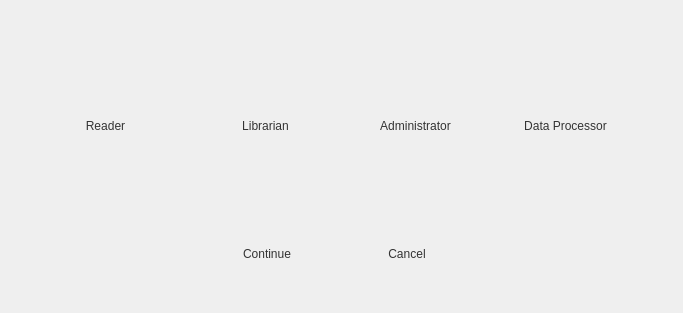
<?xml version="1.0" encoding="UTF-8"?>
<ui version="4.0">
 <class>SwitchRole</class>
 <widget class="QDialog" name="SwitchRole">
  <property name="geometry">
   <rect>
    <x>0</x>
    <y>0</y>
    <width>683</width>
    <height>313</height>
   </rect>
  </property>
  <property name="windowTitle">
   <string>Dialog</string>
  </property>
  <property name="styleSheet">
   <string notr="true">QPushButton {
	
color: #333;
border: 0;
border-radius: 11px;
padding: 5px;
background: qradialgradient(cx: 0.3, cy: -0.4,
fx: 0.3, fy: -0.4,
radius: 1.35, stop: 0 #fff, stop: 1 #888);
min-width: 80px;
background-color: rgba(255, 255, 255, .5);
}

QPushButton:hover {
background: qradialgradient(cx: 0.3, cy: -0.4,
fx: 0.3, fy: -0.4,
radius: 1.35, stop: 0 #fff, stop: 1 #bbb);
}

QPushButton:pressed {
background: qradialgradient(cx: 0.4, cy: -0.1,
fx: 0.4, fy: -0.1,
radius: 1.35, stop: 0 #fff, stop: 1 #ddd);
}
</string>
  </property>
  <widget class="QPushButton" name="librarian">
   <property name="geometry">
    <rect>
     <x>210</x>
     <y>70</y>
     <width>111</width>
     <height>111</height>
    </rect>
   </property>
   <property name="text">
    <string>Librarian</string>
   </property>
  </widget>
  <widget class="QPushButton" name="admin">
   <property name="geometry">
    <rect>
     <x>360</x>
     <y>70</y>
     <width>111</width>
     <height>111</height>
    </rect>
   </property>
   <property name="text">
    <string>Administrator</string>
   </property>
  </widget>
  <widget class="QPushButton" name="data">
   <property name="geometry">
    <rect>
     <x>510</x>
     <y>70</y>
     <width>111</width>
     <height>111</height>
    </rect>
   </property>
   <property name="text">
    <string>Data Processor</string>
   </property>
  </widget>
  <widget class="QPushButton" name="continue_2">
   <property name="geometry">
    <rect>
     <x>220</x>
     <y>240</y>
     <width>94</width>
     <height>28</height>
    </rect>
   </property>
   <property name="text">
    <string>Continue</string>
   </property>
  </widget>
  <widget class="QPushButton" name="reader">
   <property name="geometry">
    <rect>
     <x>50</x>
     <y>70</y>
     <width>111</width>
     <height>111</height>
    </rect>
   </property>
   <property name="text">
    <string>Reader</string>
   </property>
  </widget>
  <widget class="QPushButton" name="cancel">
   <property name="geometry">
    <rect>
     <x>360</x>
     <y>240</y>
     <width>94</width>
     <height>28</height>
    </rect>
   </property>
   <property name="text">
    <string>Cancel</string>
   </property>
  </widget>
 </widget>
 <resources/>
 <connections/>
</ui>
